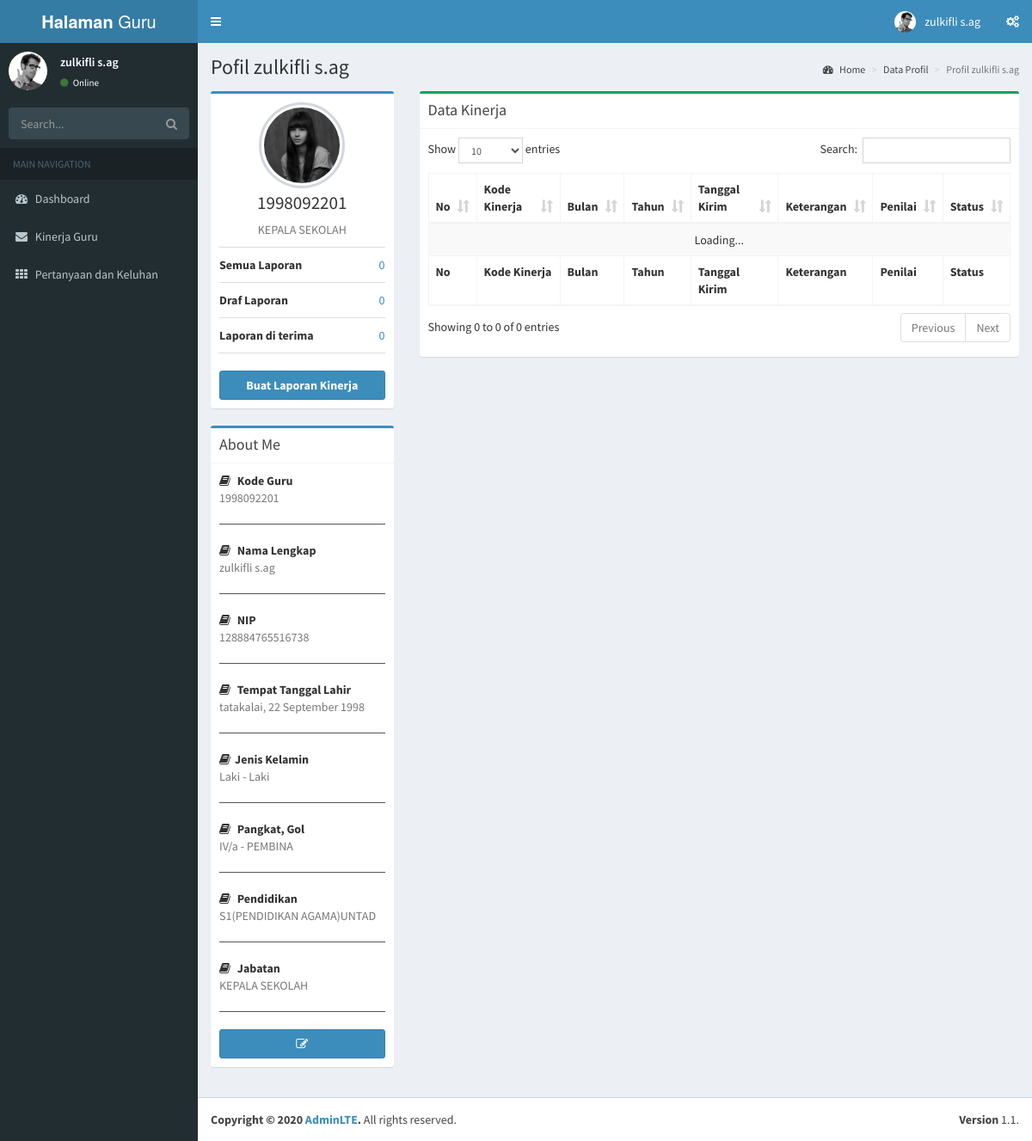
Page /profil.php (signed in) on the committed database.
### tables this page shows
CREATE TABLE `tbl_guru` (
  `id_guru` varchar(15) NOT NULL,
  `nama_guru` varchar(100) NOT NULL,
  `nip` varchar(50) NOT NULL,
  `tempat_lahir` varchar(50) NOT NULL,
  `tanggal_lahir` date NOT NULL,
  `jenis_kelamin` enum('L','P') NOT NULL,
  `pangkat` varchar(50) NOT NULL,
  `gol` varchar(50) NOT NULL,
  `tmt_tugas` date NOT NULL,
  `pendidikan` varchar(255) NOT NULL,
  `jabatan` varchar(100) NOT NULL,
  `password` varchar(30) NOT NULL,
  `npsn` varchar(15) NOT NULL
);

### include/db_connect.php (called while the page is built, shortened)
<?php
function tanggal_indo($tanggal)
{
  $bulan = array (1 =>   'Januari',
        'Februari',
        'Maret',
        'April',
        'Mei',
        'Juni',
        'Juli',
        'Agustus',
        'September',
        'Oktober',
        'November',
        'Desember'
      );
  $split = explode('-', $tanggal);
  return $split[2] . ' ' . $bulan[ (int)$split[1] ] . ' ' . $split[0];
}

### profil.php (the view, shortened to what this page needs)
<?php
require_once 'include/db_connect.php';
$id_guru =$_SESSION['id_guru'];
$query=mysqli_query($connect, "SELECT * FROM tbl_guru WHERE id_guru='$id_guru'") or die(mysqli_error($connect));
$datpil=mysqli_fetch_array($query);
$datapel = mysqli_query($connect,"SELECT * FROM tbl_kinerja where id_guru='$id_guru'");
$datapelnew = mysqli_query($connect,"SELECT * FROM tbl_kinerja where id_guru='$id_guru' and status='1'");
$datapelditerima = mysqli_query($connect,"SELECT * FROM tbl_kinerja where id_guru='$id_guru' and  status='2'");
$jlh_pel = mysqli_num_rows($datapel);
$jlh_pelnew = mysqli_num_rows($datapelnew);
$jlh_pelditerima = mysqli_num_rows($datapelditerima);
?>
<!DOCTYPE html>
<html>
   <head>
     <?php include 'templateguru/css.php'; ?>
   </head>
   <body class="hold-transition skin-blue sidebar-mini">
      <div class="wrapper">
         <?php include 'templateguru/menuguru.php'; ?>
         <div class="content-wrapper">
            <section class="content-header">
                  <h1>
                    Pofil  <?php echo $_SESSION['nama_guru'];?>
                  </h1>
                  <ol class="breadcrumb">
                    <li><a href="#"><i class="fa fa-dashboard"></i> Home</a></li>
                    <li><a href="#">Data Profil</a></li>
                    <li class="active">Profil  <?php echo $_SESSION['nama_guru'];?></li>
                  </ol>
                </section>
                <section class="content">
                  <div class="row">
                    <div class="col-md-3">
                      <div class="box box-primary">
                        <div class="box-body box-profile">
                          <img class="profile-user-img img-responsive img-circle" src="assets/img/user4-128x128.jpg" alt="User profile picture">
                          <h3 class="profile-username text-center"><?php echo $datpil['id_guru'];?></h3>
                          <p class="text-muted text-center"><?php echo $datpil['jabatan'];?></p>
                          <ul class="list-group list-group-unbordered">
                            <li class="list-group-item">
                              <b>Semua Laporan</b> <a class="pull-right"><?php echo $jlh_pel;?></a>
                            </li>
                            <li class="list-group-item">
                              <b>Draf Laporan</b> <a class="pull-right"><?php echo $jlh_pelnew;?></a>
                            </li>
                            <li class="list-group-item">
                              <b>Laporan di terima</b> <a class="pull-right"><?php echo $jlh_pelditerima;?></a>
                            </li>
                          </ul>
                          <a href="kinerja_guru.php" class="btn btn-primary btn-block"><b>Buat Laporan Kinerja</b></a>
                        </div>
                      </div>
                      <div class="box box-primary">
                        <div class="box-header with-border">
                          <h3 class="box-title">About Me</h3>
                        </div>
                        <div class="box-body">
                          <strong><i class="fa fa-book margin-r-5"></i> Kode Guru</strong>
                          <p class="text-muted"><?php echo $datpil['id_guru'];?></p>
                          <hr>
                          <strong><i class="fa fa-book margin-r-5"></i> Nama Lengkap</strong>
                          <p class="text-muted"><?php echo $datpil['nama_guru'];?></p>
                          <hr>
                          <strong><i class="fa fa-book margin-r-5"></i> NIP</strong>
                          <p class="text-muted"><?php echo $datpil['nip'];?></p>
                          <hr>
                          <strong><i class="fa fa-book margin-r-5"></i> Tempat Tanggal Lahir</strong>
                          <p class="text-muted"><?php echo $datpil['tempat_lahir'];?>, <?php echo tanggal_indo($datpil['tanggal_lahir']);?></p>
                          <hr>
                          <strong><i class="fa fa-book margin-r-5"></i>Jenis Kelamin</strong>
                          <p class="text-muted"><?php
                          if($datpil['jenis_kelamin']=='L'){
                            echo "Laki - Laki";
                          }else{
                            echo "Perempuan";
                          }
                          ?></p>
                          <hr>
                          <strong><i class="fa fa-book margin-r-5"></i> Pangkat, Gol</strong>
                          <p class="text-muted"><?php echo $datpil['pangkat'];?> - <?php echo $datpil['gol'];?></p>
                          <hr>
                          <strong><i class="fa fa-book margin-r-5"></i> Pendidikan</strong>
                          <p class="text-muted"><?php echo $datpil['pendidikan'];?></p>
                          <hr>
                          <strong><i class="fa fa-book margin-r-5"></i> Jabatan</strong>
                          <p class="text-muted"><?php echo $datpil['jabatan'];?></p>
                          <hr>
                          <?php echo "<a href='#' class='btn btn-primary btn-block ubah-data' data-toggle='modal' data-id=".$datpil['id_guru']." data-original-title='Edit'> <i class='fa fa-edit'></i> </a>";?>
                        </div>
                      </div>
                    </div>
                    <div class="col-md-9">
                     <div class="box box-success">
                        <div class="box-header with-border">
                          <h3 class="box-title">Data  Kinerja</h3>
                        </div>
                        <div class="box-body">
                          <div class="table-responsive order-table">
                            <table id="listdata" class="table table-bordered table-striped">
                              <thead>
                                <tr>
                                  <th>No</th>
                                  <th>Kode Kinerja</th>
                                  <th>Bulan</th>
                                  <th>Tahun</th>
                                  <th>Tanggal Kirim</th>
                                  <th>Keterangan</th>
                                  <th>Penilai</th>
                                  <th>Status</th>
                                </tr>
                              </thead>
                              <tbody>
                              </tbody>
                              <tfoot>
                                <tr>
                                  <th>No</th>
                                  <th>Kode Kinerja</th>
                                  <th>Bulan</th>
                                  <th>Tahun</th>
                                  <th>Tanggal Kirim</th>
                                  <th>Keterangan</th>
                                  <th>Penilai</th>
                                  <th>Status</th>
                                </tr>
                              </tfoot>
                            </table>
                          </div>
                        </div>
                      </div>
                    </div>
                  </div>
                </section>
          </div>
         <?php include 'templateguru/footer.php'; ?>
      </div>
   </body>
</html>

### templateguru/css.php (shortened to what this page needs)
<link rel="stylesheet" href="assets/bower_components/bootstrap/dist/css/bootstrap.min.css">
<link rel="stylesheet" href="assets/bower_components/font-awesome/css/font-awesome.min.css">
<link rel="stylesheet" href="assets/bower_components/Ionicons/css/ionicons.min.css">
<link rel="stylesheet" href="assets/css/AdminLTE.min.css">
<link rel="stylesheet" href="assets/css/skins/_all-skins.min.css">
<link rel="stylesheet" href="assets/bower_components/morris.js/morris.css">
<link rel="stylesheet" href="assets/bower_components/jvectormap/jquery-jvectormap.css">
<link rel="stylesheet" href="assets/bower_components/bootstrap-datepicker/dist/css/bootstrap-datepicker.min.css">
<link rel="stylesheet" href="assets/bower_components/bootstrap-daterangepicker/daterangepicker.css">
<link rel="stylesheet" href="assets/bower_components/datatables.net-bs/css/dataTables.bootstrap.min.css">
<link rel="stylesheet" href="assets/plugins/bootstrap-wysihtml5/bootstrap3-wysihtml5.min.css">

### templateguru/menuguru.php (shortened to what this page needs)
<header class="main-header">
            <a href="index.php" class="logo">
               <span class="logo-lg"><b>Halaman</b> Guru</span>
            </a>
            <nav class="navbar navbar-static-top">
               <a href="#" class="sidebar-toggle" data-toggle="push-menu" role="button">
               </a>
               <div class="navbar-custom-menu">
                  <ul class="nav navbar-nav">
                     <li class="dropdown user user-menu">
                        <a href="#" class="dropdown-toggle" data-toggle="dropdown">
                        <img src="assets/img/user2-160x160.jpg" class="user-image" alt="User Image">
                        <span class="hidden-xs"><?php echo $_SESSION['nama_guru'];?></span>
                        </a>
                     </li>
                     <li>
                        <a href="#" data-toggle="control-sidebar"><i class="fa fa-gears"></i></a>
                     </li>
                  </ul>
               </div>
            </nav>
         </header>
         <aside class="main-sidebar">
            <section class="sidebar">
               <div class="user-panel">
                  <div class="pull-left image">
                     <img src="assets/img/user2-160x160.jpg" class="img-circle" alt="User Image">
                  </div>
                  <div class="pull-left info">
                     <p><?php echo $_SESSION['nama_guru'];?></p>
                     <a href="#"><i class="fa fa-circle text-success"></i> Online</a>
                  </div>
               </div>
               <form action="#" method="get" class="sidebar-form">
                  <div class="input-group">
                     <input type="text" name="q" class="form-control" placeholder="Search...">
                     <span class="input-group-btn">
                     <button type="submit" name="search" id="search-btn" class="btn btn-flat"><i class="fa fa-search"></i>
                     </button>
                     </span>
                  </div>
               </form>
               <ul class="sidebar-menu" data-widget="tree">
                  <li class="header">MAIN NAVIGATION</li>
                  <li>
                     <a href="index.php">
                     <i class="fa fa-dashboard"></i> <span>Dashboard</span>
                     </a>
                  </li>
                  <li>
                     <a href="kinerja_guru.php">
                     <i class="fa fa-envelope"></i> <span>Kinerja Guru</span>
                     </a>
                  </li>
                  <li>
                     <a href="keluhan.php">
                     <i class="fa fa-th"></i> <span>Pertanyaan dan Keluhan</span>
                     </a>
                  </li>
               </ul>
            </section>
         </aside>

### templateguru/footer.php
<footer class="main-footer">
   <div class="pull-right hidden-xs">
      <b>Version</b> 1.1.
   </div>
   <strong>Copyright &copy; 2020 <a href="https://adminlte.io">AdminLTE</a>.</strong> All rights
   reserved.
</footer>

### rows in the picture
tbl_guru: id_guru "1998092201", jabatan "KEPALA SEKOLAH", nama_guru "zulkifli s.ag", nip "128884765516738", tempat_lahir "tatakalai", tanggal_lahir "22 September 1998", pangkat "IV/a", gol "PEMBINA", pendidikan "S1(PENDIDIKAN AGAMA)UNTAD"

### other values in the picture
$_SESSION['nama_guru'] "zulkifli s.ag"
$jlh_pel "0"
$jlh_pelnew "0"
$jlh_pelditerima "0"
